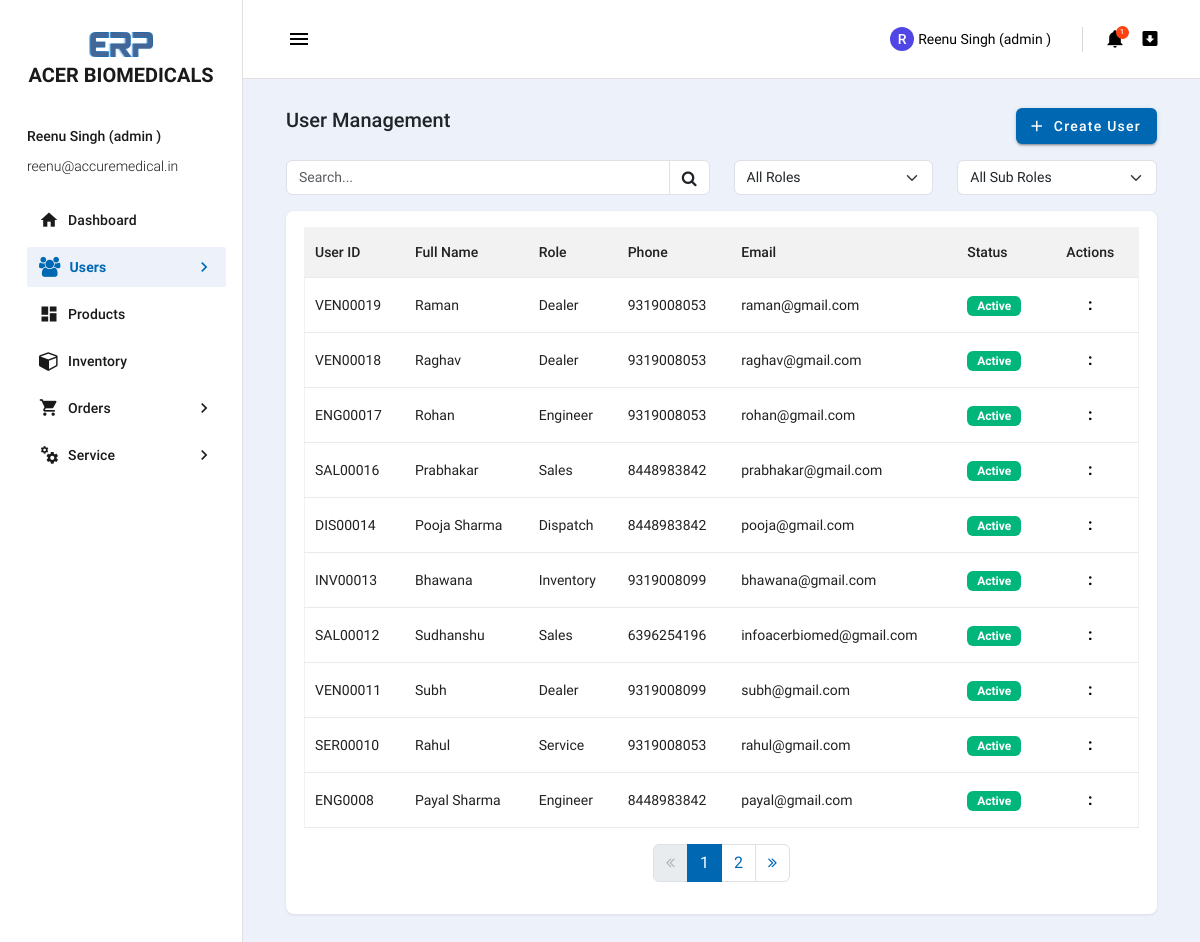
Page /erp/users/ (signed in) on the earlier database version.
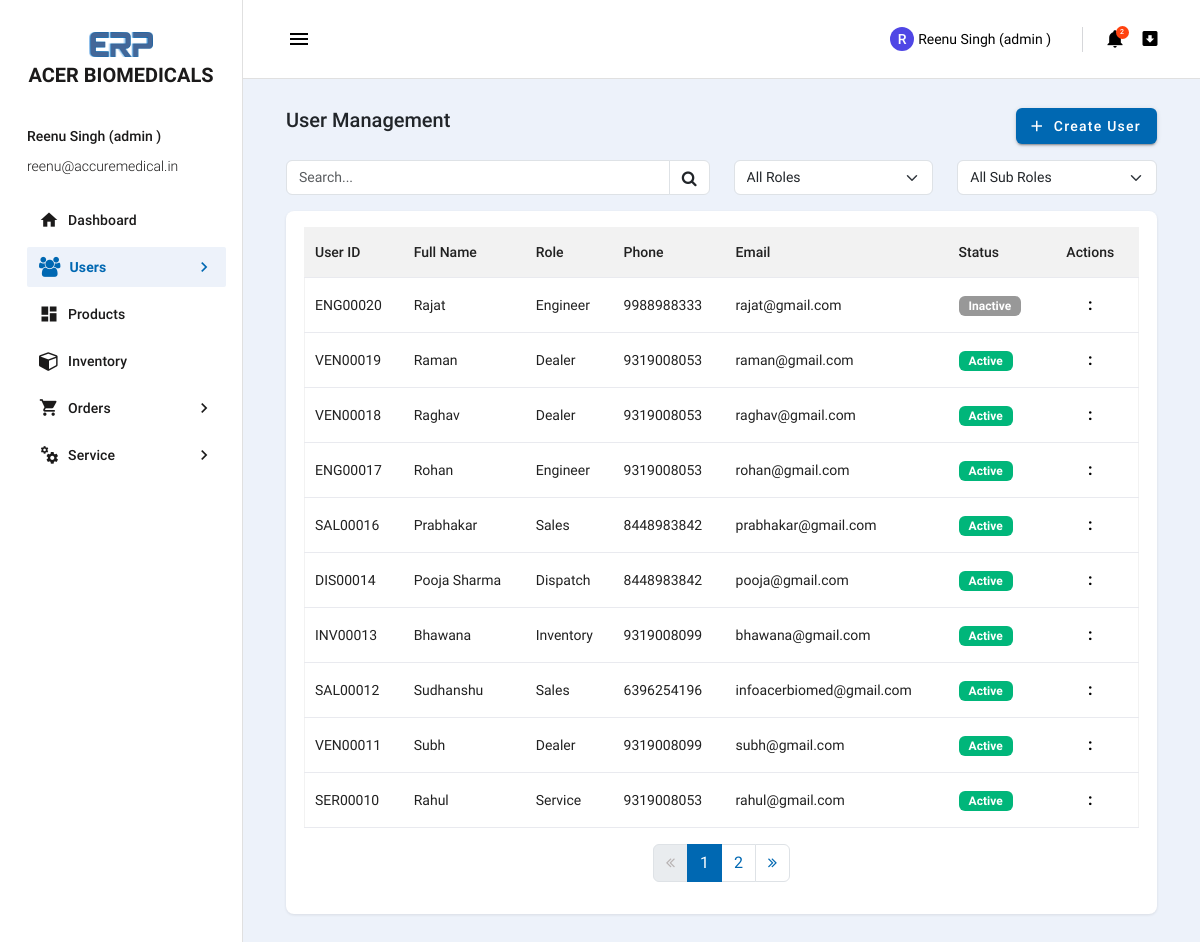
Same page on the later database version.
### accounts/models.py (models this page shows, shortened)
class User(AbstractUser):
    ROLE_CHOICES =[
        ('admin','Admin'),
        ('director','Director'),
        ('employee','Employee'),
        ('dealer','Dealer'),
    ]
    SUB_EMPLOYEE_CHOICES=[
        ('sales', 'Sales'),
        ('service','Service'),
        ('engineer','Engineer'),
        ('inventory', 'Inventory'),
        ('dispatch', 'Dispatch'),
    ]
    username= None
    email = models.EmailField(unique=True)
    role = models.CharField(max_length=20,choices=ROLE_CHOICES)
    sub_employee_role = models.CharField(max_length=20,choices=SUB_EMPLOYEE_CHOICES, blank=True, null=True)
    phone = models.CharField(max_length=10,blank=True)
    company = models.CharField(max_length=100,blank=True)
    is_suspended = models.BooleanField(default=False)
    USERNAME_FIELD = "email"             # LOGIN USING EMAIL
    REQUIRED_FIELDS = []                 # No username required
    objects = UserManager()

### erp/views.py (the view)
# urls.py: path('users/',user_list, name='user_list'),
@role_required('admin','director')
def user_list(request):
    users= User.objects.exclude(id= request.user.id)
    users = apply_filters(users, request, [
        'role',
        'sub_employee_role'
    ]).order_by('-id')
    create_user_form = CreateUserForm()
    page_obj = paginate_queryset(request, users, 10)
    return render(request,'erp/admin/user/user_list.html',{'users':page_obj,'create_user_form':create_user_form,'page_obj':page_obj})

### templates/erp/admin/user/user_list.html (shortened to what this page needs)
{% extends 'erp/admin/base.html' %}
{% load static %}
{% block content %}
<div class="page-wrapper mdc-toolbar-fixed-adjust">
    <main class="content-wrapper">
        <div class="mdc-layout-grid">
            <div class="d-flex justify-content-between mb-3">
                <div class="header-title">
                    <h4>User Management</h4>
                </div>
                {% if user.role == 'admin' %}
                <div class="text-right">
                    <a href="{% url 'create_user' %}"
                            class="mdc-button mdc-button--raised rounded mdc-ripple-upgraded">
                            <i class="material-icons mdc-button__icon">add</i>Create User
                    </a>
                </div>
                {% endif %}
            </div>
             <div class="row justify-content-between mb-3">
                <div class="col-md-6">
                <form action="{% url 'global_search' %}"method="get">
                <div class="input-group">
                    <input
                    type="text"
                    name="q"
                    class="form-control"
                    placeholder="Search..."
                    value="{{ query }}">
                    <span class="input-group-text bg-white">
                    <i class="fa fa-search"></i>
                    </span>
                </div>
                </form>
                </div>
                <div class="col-md-6">
                    <form method="get">
                    <div class="row">
                        <div class="col-md-6">
                        <select name="role" class="form-select form-control" onchange="this.form.submit()">
                            <option value="">All Roles</option>
                        </select>
                    </div>
                    <div class="col-md-6">
                        <select name="sub_employee_role" class="form-select form-control" onchange="this.form.submit()">
                            <option value="">All Sub Roles</option>
                        </select>
                    </div>
                    </div>
                </form>
                </div>
            </div>
            <div class="row">
                <div class="col-12">
                    <div class="mdc-card">
                        <div class="table-responsive">
                            <table class="table">
                                <thead>
                                    <tr>
                                        <th>User ID</th>
                                        <th>Full Name</th>
                                        <th>Role</th>
                                        <th>Phone</th>
                                        <th>Email</th>
                                        <th>Status</th>
                                        {% if request.user.role == 'admin' or request.user.role == 'director' %}
                                        <th class="text-center">Actions</th>
                                        {% endif %}
                                    </tr>
                                </thead>
                                <tbody>
                                    {% for user in users %}
                                    <tr>
                                        <td>
                                            {% if user.role == 'admin' %}
                                            AD000{{user.id}}
                                            {% elif user.role == 'director' %}
                                            DIR000{{user.id}}
                                            {% elif user.role == 'dealer' %}
                                           VEN000{{user.id}}
                                            {% elif user.sub_employee_role == 'sales' %}
                                            SAL000{{user.id}}
                                            {% elif user.sub_employee_role == 'service' %}
                                            SER000{{user.id}}
                                            {% elif user.sub_employee_role == 'engineer' %}
                                            ENG000{{user.id}}
                                            {% elif user.sub_employee_role == 'dispatch' %}
                                            DIS000{{user.id}}
                                            {% elif user.sub_employee_role == 'inventory' %}
                                            INV000{{user.id}}
                                            {% endif %}
                                        </td>
                                        <td>{{user.get_full_name|title}}</td>
                                        {% if user.role == 'employee' %}
                                        <td>{{user.sub_employee_role|title}}</td>
                                        {% else %}
                                        <td>{{user.role|title}}</td>
                                        {% endif %}
                                        <td>{% if user.phone %}{{user.phone}}{% else %}---{% endif %}</td>
                                        <td>{{user.email}}</td>
                                        <td>
                                            {% if not user.is_suspended %}
                                            <span class="badge bg-success">Active</span>
                                            {% else %}
                                            <span class="badge bg-secondary">Inactive</span>
                                            {% endif %}
                                        </td>
                                        {% if request.user.role == 'admin' or request.user.role == 'director' %}
                                        <td class="dropdown action">
                                            <button type="button" class="dropdown-toggle" id="action" data-bs-toggle="dropdown" aria-expanded="false">:</button>
                                        </td>
                                        {% endif %}
                                    </tr>
                                    {% endfor %}
                                </tbody>
                            </table>
                        </div>
                        <div class="d-flex justify-content-center mt-3">
                            {% if page_obj.has_other_pages %}
                                <nav>
                                <ul class="pagination">
                                    <li class="page-item {% if not page_obj.has_previous %}disabled{% endif %}">
                                        <a class="page-link" href="{% if page_obj.has_previous %}?page={{ page_obj.previous_page_number }}{% else %}#{% endif %}">
                                            <i class="fa fa-angle-double-left" aria-hidden="true"></i></a>
                                    </li>
                                    {% for num in page_obj.paginator.page_range %}
                                    <li class="page-item {% if page_obj.number == num %}active{% endif %}">
                                        <a class="page-link" href="?page={{ num }}">{{ num }}</a>
                                    </li>
                                    {% endfor %}
                                    <li class="page-item {% if not page_obj.has_next %}disabled{% endif %}">
                                        <a class="page-link" href="{% if page_obj.has_next %}?page={{ page_obj.next_page_number }}{% else %}#{% endif %}">
                                        <i class="fa fa-angle-double-right" aria-hidden="true"></i>
                                        </a>
                                    </li>
                                </ul>
                                </nav>
                            {% endif %}
                        </div>
                    </div>
                </div>
            </div>
        </div>
    </main>
</div>
{% endblock %}

### templates/erp/admin/side_bar.html (shortened to what this page needs)
{% load static %}
<div class="mdc-drawer__header">
    <a href="{% if request.user.role == 'admin' %}{% url 'admin_dashboard' %}{% elif request.user.role == 'director' %}{% url 'director_dashboard' %}{% elif request.user.role == 'dealer' %}{% url 'dealer_dashboard' %}{% endif %}" class="brand-logo">
        <img src="{% static 'assets/images/erp-logo-.png' %}" alt="logo">
        ACER BIOMEDICALS
    </a>
</div>
<div class="mdc-drawer__content">
    <div class="user-info">
        <p class="name">{{request.user.get_full_name|title}}  ({% if request.user.role != 'employee' %}{{request.user.role}} {% else %}{{request.user.sub_employee_role}}{% endif %})</p>
        <p class="email">{{request.user.email}}</p>
    </div>
    <div class="mdc-list-group">
        <nav class="mdc-list mdc-drawer-menu">
            <div class="mdc-list-item mdc-drawer-item">
                <a class="mdc-drawer-link
                "
                href="
                {% if request.user.role == 'admin' %}{% url 'admin_dashboard' %}
                {% elif request.user.role == 'director' %}{% url 'director_dashboard' %}
                {% elif request.user.role == 'dealer' %}{% url 'dealer_dashboard' %}
                {% elif request.user.sub_employee_role == 'sales' %}{% url 'sales_dashboard' %}
                {% elif request.user.sub_employee_role == 'service' %}{% url 'service_dashboard' %}
                {% elif request.user.sub_employee_role == 'engineer' %}{% url 'engineer_dashboard' %}
                {% elif request.user.sub_employee_role == 'inventory' %}{% url 'inventory_dashboard' %}
                {% elif request.user.sub_employee_role == 'dispatch' %}{% url 'dispatch_dashboard' %}
                {% endif %}">
                    <i class="material-icons mdc-list-item__start-detail mdc-drawer-item-icon"
                        aria-hidden="true">home</i>
                    Dashboard
                </a>
            </div>
            {% if request.user.role == 'admin' or request.user.role == 'director' %}
            <div class="mdc-list-item mdc-drawer-item">
                <a class="mdc-expansion-panel-link
                {% if request.resolver_match.url_name == 'create_user' or request.resolver_match.url_name == 'user_list' %}active{% endif %}
                " href="#" data-toggle="expansionPanel" data-target="items-sub-menu">
                    <i class="fa fa-users mdc-list-item__start-detail mdc-drawer-item-icon"></i>
                    Users
                    <i class="mdc-drawer-arrow material-icons">chevron_right</i>
                </a>
            </div>
            {% endif %}
            {% if request.user.sub_employee_role != 'service' and request.user.sub_employee_role != 'engineer' %}
                <div class="mdc-list-item mdc-drawer-item">
                    <a class="mdc-drawer-link {% if request.resolver_match.url_name == 'product_list' %} active {% endif %}" href="{% url 'product_list' %}">
                        <i class="material-icons mdc-list-item__start-detail mdc-drawer-item-icon"
                            aria-hidden="true">dashboard</i>
                        Products
                    </a>
                </div>
                {% if request.user.role != 'dealer' %}
                <div class="mdc-list-item mdc-drawer-item">
                    <a class="mdc-drawer-link {% if request.resolver_match.url_name == 'inventory_list' %} active {% endif %}" href="{% url 'inventory_list' %}">
                        <i class="fa fa-cube mdc-list-item__start-detail mdc-drawer-item-icon"
                            aria-hidden="true"></i>
                        Inventory
                    </a>
                </div>
                {% endif %}
            {% endif %}
            {% if request.user.sub_employee_role != 'service' and request.user.sub_employee_role != 'engineer' and request.user.sub_employee_role != 'inventory' %}
            <div class="mdc-list-item mdc-drawer-item" tabindex="-1">
                <a class="mdc-expansion-panel-link {% if request.resolver_match.url_name == 'create_order' or request.resolver_match.url_name == 'order_list' or request.resolver_match.url_name == 'order_detail' %}active{% endif %}
                " href="#" data-toggle="expansionPanel" data-target="sales-page-submenu" tabindex="-1">
                <i class="mdi mdi-cart mdc-list-item__start-detail mdc-drawer-item-icon" aria-hidden="true"></i>
                    Orders
                    <i class="mdc-drawer-arrow material-icons">chevron_right</i>
                </a>
            </div>
            {% endif %}
            {% if request.user.sub_employee_role != 'inventory' and request.user.sub_employee_role != 'dispatch' %}
            <div class="mdc-list-item mdc-drawer-item" tabindex="-1">
                <a class="mdc-expansion-panel-link
                " href="#" data-toggle="expansionPanel" data-target="service-page-submenu" tabindex="-1">
                <i class="mdi mdi-cogs mdc-list-item__start-detail mdc-drawer-item-icon" aria-hidden="true"></i>
                    Service
                    <i class="mdc-drawer-arrow material-icons">chevron_right</i>
                </a>
            </div>
            {% endif%}
        </nav>
    </div>
</div>

### templates/erp/admin/top_bar.html (shortened to what this page needs)
    <div class="mdc-top-app-bar__row">
    <div class="mdc-top-app-bar__section mdc-top-app-bar__section--align-start"> <button
        class="material-icons mdc-top-app-bar__navigation-icon mdc-icon-button sidebar-toggler">menu</button> </div>
    <div class="mdc-top-app-bar__section mdc-top-app-bar__section--align-end mdc-top-app-bar__section-right">
    <div class="menu-button-container menu-profile d-none d-md-block"> <button class="mdc-button mdc-menu-button">
            <span class="avatar"> {{ request.user.get_full_name|slice:":1"|upper }}
            </span> <span class="user-name">{{request.user.get_full_name|title}}
                ({% if request.user.role != 'employee' %}{{request.user.role}} {% else %}{{request.user.sub_employee_role}}{% endif %})</span>
        </button>
    </div>
    <div class="menu-button-container">
        <button type="button"
            class="mdc-button mdc-menu-button"
            onclick="openNotifications()">
            {% if unread_notifications %}
            <span class="count-indicator">
                <span class="count">{{ unread_notifications }}</span>
            </span>
            {% endif %}
            <i class="mdi mdi-bell"></i>
        </button>
    </div>
    <div class="menu-button-container d-none d-md-block">
              <button class="mdc-button mdc-menu-button mdc-ripple-upgraded">
                <i class="mdi mdi-arrow-down-bold-box"></i>
              </button>
            </div>

Differences in the rows shown:
no longer on this page (row edited): User: id "8", get_full_name "Payal Sharma", sub_employee_role "Engineer", phone "8448983842", email "payal@gmail.com", is_suspended "Active"
added User: id "20", get_full_name "Rajat", sub_employee_role "Engineer", phone "9988988333", email "rajat@gmail.com", is_suspended "Inactive"
Other differences:
{{ unread_notifications }}: "1" → "2"
